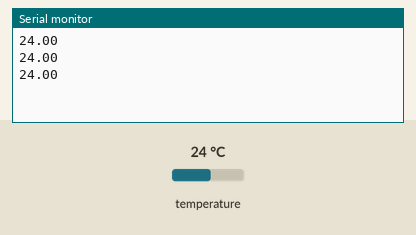
This sketch was run on a simulated Arduino Uno, built with avr-gcc and run on an emulated ATmega328P. Parts: the last lines printed to the serial monitor. The inputs (shaded band) are chosen by the test bench; at power-on: temperature 24 °C.

Above: at 2.3 s.
2.4 s: temperature set to 12 °C
At 3.7 s:
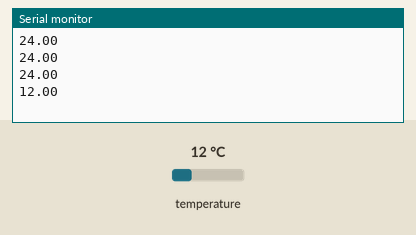
3.9 s: temperature set to 19 °C
At 3.9 s:
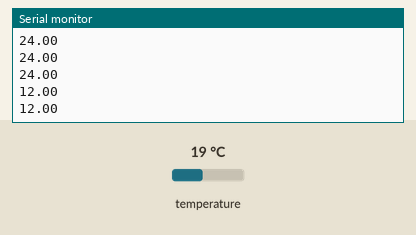
Timing chart, 0 to 6.9 s (numbered marks = the images above; inputs shaded):
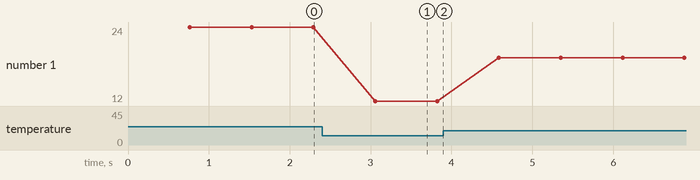

Measured:
- after the input at 2.4 s, the serial monitor: prints a new line after 0.66 s (image 1)
- plotted number 1: 24 → 12 after the input at 2.4 s, 12 → 19 after the input at 3.9 s

The sketch:

TeamHNZ_tempSsensor.ino
```cpp
#include <OneWire.h>
#include <DallasTemperature.h>

#define ONE_WIRE_BUS 10
#define SENSOR_BIT 12

OneWire oneWire(ONE_WIRE_BUS);
DallasTemperature sensors(&oneWire);

void setup() {
  // put your setup code here, to run once:
  Serial.begin(9600);
  sensors.setResolution(SENSOR_BIT);
}

void loop() {
  // put your main code here, to run repeatedly:
  sensors.requestTemperatures();
  Serial.println(sensors.getTempCByIndex(0));
}
```
